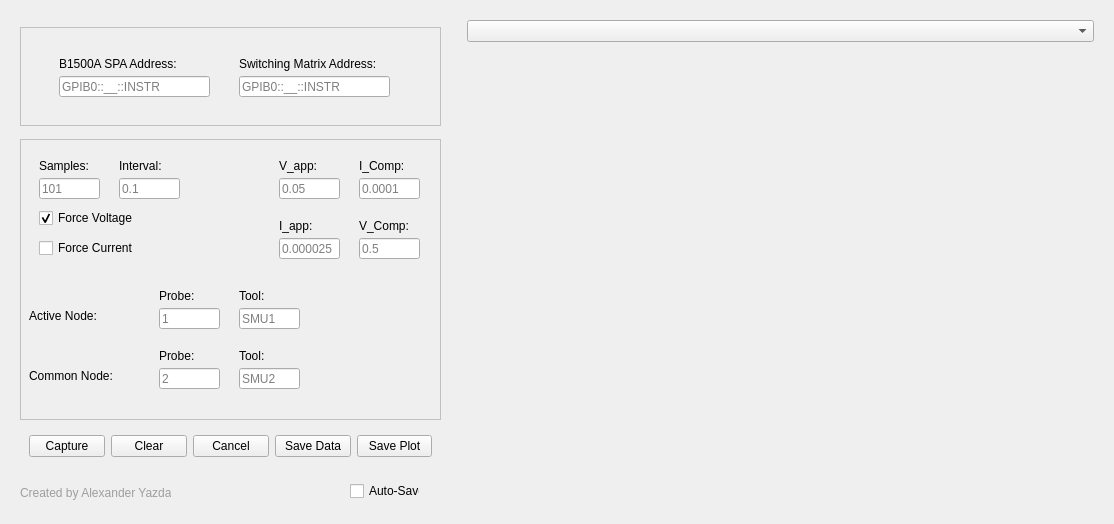
<?xml version="1.0" encoding="UTF-8"?>
<ui version="4.0">
 <class>Form</class>
 <widget class="QWidget" name="Form">
  <property name="geometry">
   <rect>
    <x>0</x>
    <y>0</y>
    <width>1114</width>
    <height>524</height>
   </rect>
  </property>
  <property name="windowTitle">
   <string>Form</string>
  </property>
  <layout class="QHBoxLayout" name="horizontalLayout_3">
   <item>
    <widget class="QWidget" name="widget_3" native="true">
     <property name="minimumSize">
      <size>
       <width>441</width>
       <height>501</height>
      </size>
     </property>
     <property name="maximumSize">
      <size>
       <width>441</width>
       <height>16777215</height>
      </size>
     </property>
     <layout class="QVBoxLayout" name="verticalLayout">
      <item>
       <spacer name="verticalSpacer_4">
        <property name="orientation">
         <enum>Qt::Vertical</enum>
        </property>
        <property name="sizeHint" stdset="0">
         <size>
          <width>20</width>
          <height>40</height>
         </size>
        </property>
       </spacer>
      </item>
      <item>
       <widget class="QWidget" name="widget_6" native="true">
        <property name="minimumSize">
         <size>
          <width>421</width>
          <height>99</height>
         </size>
        </property>
        <property name="maximumSize">
         <size>
          <width>421</width>
          <height>16777215</height>
         </size>
        </property>
        <property name="styleSheet">
         <string notr="true">#widget_6{
	border: 1px  solid #C0C0C0;
}</string>
        </property>
        <layout class="QHBoxLayout" name="horizontalLayout_4">
         <item>
          <widget class="QWidget" name="widget" native="true">
           <property name="minimumSize">
            <size>
             <width>401</width>
             <height>81</height>
            </size>
           </property>
           <widget class="QLabel" name="label_2">
            <property name="geometry">
             <rect>
              <x>210</x>
              <y>20</y>
              <width>161</width>
              <height>16</height>
             </rect>
            </property>
            <property name="text">
             <string>Switching Matrix Address:</string>
            </property>
           </widget>
           <widget class="QLineEdit" name="Switching_Matrix_Address">
            <property name="geometry">
             <rect>
              <x>210</x>
              <y>40</y>
              <width>151</width>
              <height>21</height>
             </rect>
            </property>
            <property name="placeholderText">
             <string>GPIB0::__::INSTR</string>
            </property>
           </widget>
           <widget class="QLabel" name="label">
            <property name="geometry">
             <rect>
              <x>30</x>
              <y>20</y>
              <width>141</width>
              <height>16</height>
             </rect>
            </property>
            <property name="text">
             <string>B1500A SPA Address:</string>
            </property>
           </widget>
           <widget class="QLineEdit" name="B1500A_address">
            <property name="geometry">
             <rect>
              <x>30</x>
              <y>40</y>
              <width>151</width>
              <height>21</height>
             </rect>
            </property>
            <property name="text">
             <string/>
            </property>
            <property name="placeholderText">
             <string>GPIB0::__::INSTR</string>
            </property>
           </widget>
          </widget>
         </item>
        </layout>
       </widget>
      </item>
      <item>
       <spacer name="verticalSpacer">
        <property name="orientation">
         <enum>Qt::Vertical</enum>
        </property>
        <property name="sizeHint" stdset="0">
         <size>
          <width>20</width>
          <height>40</height>
         </size>
        </property>
       </spacer>
      </item>
      <item>
       <widget class="QWidget" name="widget_5" native="true">
        <property name="minimumSize">
         <size>
          <width>421</width>
          <height>281</height>
         </size>
        </property>
        <property name="maximumSize">
         <size>
          <width>421</width>
          <height>281</height>
         </size>
        </property>
        <property name="styleSheet">
         <string notr="true">#widget_5
{
	border: 1px  solid #C0C0C0;
}</string>
        </property>
        <layout class="QHBoxLayout" name="horizontalLayout_2">
         <item>
          <widget class="QWidget" name="widget_2" native="true">
           <property name="minimumSize">
            <size>
             <width>401</width>
             <height>281</height>
            </size>
           </property>
           <widget class="QLabel" name="label_3">
            <property name="geometry">
             <rect>
              <x>10</x>
              <y>10</y>
              <width>60</width>
              <height>16</height>
             </rect>
            </property>
            <property name="text">
             <string>Samples:</string>
            </property>
           </widget>
           <widget class="QLineEdit" name="samples_entry">
            <property name="geometry">
             <rect>
              <x>10</x>
              <y>30</y>
              <width>61</width>
              <height>21</height>
             </rect>
            </property>
            <property name="placeholderText">
             <string>101</string>
            </property>
           </widget>
           <widget class="QLineEdit" name="interval_entry">
            <property name="geometry">
             <rect>
              <x>90</x>
              <y>30</y>
              <width>61</width>
              <height>21</height>
             </rect>
            </property>
            <property name="placeholderText">
             <string>0.1</string>
            </property>
           </widget>
           <widget class="QLineEdit" name="I_comp_entry">
            <property name="geometry">
             <rect>
              <x>330</x>
              <y>30</y>
              <width>61</width>
              <height>21</height>
             </rect>
            </property>
            <property name="placeholderText">
             <string>0.0001</string>
            </property>
           </widget>
           <widget class="QLineEdit" name="v_app_entry">
            <property name="geometry">
             <rect>
              <x>250</x>
              <y>30</y>
              <width>61</width>
              <height>21</height>
             </rect>
            </property>
            <property name="placeholderText">
             <string>0.05</string>
            </property>
           </widget>
           <widget class="QLabel" name="label_4">
            <property name="geometry">
             <rect>
              <x>90</x>
              <y>10</y>
              <width>60</width>
              <height>16</height>
             </rect>
            </property>
            <property name="text">
             <string>Interval:</string>
            </property>
           </widget>
           <widget class="QLabel" name="label_5">
            <property name="geometry">
             <rect>
              <x>250</x>
              <y>10</y>
              <width>60</width>
              <height>16</height>
             </rect>
            </property>
            <property name="text">
             <string>V_app:</string>
            </property>
           </widget>
           <widget class="QLabel" name="label_6">
            <property name="geometry">
             <rect>
              <x>330</x>
              <y>10</y>
              <width>60</width>
              <height>16</height>
             </rect>
            </property>
            <property name="text">
             <string>I_Comp:</string>
            </property>
           </widget>
           <widget class="QLineEdit" name="probe_active_entry">
            <property name="geometry">
             <rect>
              <x>130</x>
              <y>160</y>
              <width>61</width>
              <height>21</height>
             </rect>
            </property>
            <property name="placeholderText">
             <string>1</string>
            </property>
           </widget>
           <widget class="QLineEdit" name="tool_active_entry">
            <property name="geometry">
             <rect>
              <x>210</x>
              <y>160</y>
              <width>61</width>
              <height>21</height>
             </rect>
            </property>
            <property name="placeholderText">
             <string>SMU1</string>
            </property>
           </widget>
           <widget class="QLabel" name="label_10">
            <property name="geometry">
             <rect>
              <x>130</x>
              <y>140</y>
              <width>60</width>
              <height>16</height>
             </rect>
            </property>
            <property name="text">
             <string>Probe:</string>
            </property>
           </widget>
           <widget class="QLabel" name="label_12">
            <property name="geometry">
             <rect>
              <x>210</x>
              <y>140</y>
              <width>60</width>
              <height>16</height>
             </rect>
            </property>
            <property name="text">
             <string>Tool:</string>
            </property>
           </widget>
           <widget class="QLineEdit" name="tool_common_entry">
            <property name="geometry">
             <rect>
              <x>210</x>
              <y>220</y>
              <width>61</width>
              <height>21</height>
             </rect>
            </property>
            <property name="placeholderText">
             <string>SMU2</string>
            </property>
           </widget>
           <widget class="QLabel" name="label_13">
            <property name="geometry">
             <rect>
              <x>130</x>
              <y>200</y>
              <width>60</width>
              <height>16</height>
             </rect>
            </property>
            <property name="text">
             <string>Probe:</string>
            </property>
           </widget>
           <widget class="QLineEdit" name="probe_common_entry">
            <property name="geometry">
             <rect>
              <x>130</x>
              <y>220</y>
              <width>61</width>
              <height>21</height>
             </rect>
            </property>
            <property name="placeholderText">
             <string>2</string>
            </property>
           </widget>
           <widget class="QLabel" name="label_16">
            <property name="geometry">
             <rect>
              <x>210</x>
              <y>200</y>
              <width>60</width>
              <height>16</height>
             </rect>
            </property>
            <property name="text">
             <string>Tool:</string>
            </property>
           </widget>
           <widget class="QLabel" name="label_8">
            <property name="geometry">
             <rect>
              <x>0</x>
              <y>160</y>
              <width>81</width>
              <height>16</height>
             </rect>
            </property>
            <property name="text">
             <string>Active Node:</string>
            </property>
           </widget>
           <widget class="QLabel" name="label_9">
            <property name="geometry">
             <rect>
              <x>0</x>
              <y>220</y>
              <width>101</width>
              <height>16</height>
             </rect>
            </property>
            <property name="text">
             <string>Common Node:</string>
            </property>
           </widget>
           <widget class="QLineEdit" name="V_comp_entry">
            <property name="geometry">
             <rect>
              <x>330</x>
              <y>90</y>
              <width>61</width>
              <height>21</height>
             </rect>
            </property>
            <property name="placeholderText">
             <string>0.5</string>
            </property>
           </widget>
           <widget class="QLineEdit" name="i_app_entry">
            <property name="geometry">
             <rect>
              <x>250</x>
              <y>90</y>
              <width>61</width>
              <height>21</height>
             </rect>
            </property>
            <property name="placeholderText">
             <string>0.000025</string>
            </property>
           </widget>
           <widget class="QLabel" name="label20">
            <property name="geometry">
             <rect>
              <x>250</x>
              <y>70</y>
              <width>60</width>
              <height>16</height>
             </rect>
            </property>
            <property name="text">
             <string>I_app:</string>
            </property>
           </widget>
           <widget class="QLabel" name="label_15">
            <property name="geometry">
             <rect>
              <x>330</x>
              <y>70</y>
              <width>60</width>
              <height>16</height>
             </rect>
            </property>
            <property name="text">
             <string>V_Comp:</string>
            </property>
           </widget>
           <widget class="QCheckBox" name="checkBox">
            <property name="geometry">
             <rect>
              <x>10</x>
              <y>60</y>
              <width>101</width>
              <height>20</height>
             </rect>
            </property>
            <property name="text">
             <string>Force Voltage</string>
            </property>
            <property name="checked">
             <bool>true</bool>
            </property>
            <property name="autoExclusive">
             <bool>true</bool>
            </property>
           </widget>
           <widget class="QCheckBox" name="checkBox_2">
            <property name="geometry">
             <rect>
              <x>10</x>
              <y>90</y>
              <width>101</width>
              <height>20</height>
             </rect>
            </property>
            <property name="text">
             <string>Force Current</string>
            </property>
            <property name="autoExclusive">
             <bool>true</bool>
            </property>
           </widget>
          </widget>
         </item>
        </layout>
       </widget>
      </item>
      <item>
       <spacer name="verticalSpacer_2">
        <property name="orientation">
         <enum>Qt::Vertical</enum>
        </property>
        <property name="sizeHint" stdset="0">
         <size>
          <width>20</width>
          <height>18</height>
         </size>
        </property>
       </spacer>
      </item>
      <item>
       <widget class="QWidget" name="widget_4" native="true">
        <property name="minimumSize">
         <size>
          <width>401</width>
          <height>41</height>
         </size>
        </property>
        <property name="maximumSize">
         <size>
          <width>421</width>
          <height>16777215</height>
         </size>
        </property>
        <layout class="QHBoxLayout" name="horizontalLayout">
         <item>
          <widget class="QPushButton" name="capture_button">
           <property name="text">
            <string>Capture</string>
           </property>
          </widget>
         </item>
         <item>
          <widget class="QPushButton" name="clear_button">
           <property name="text">
            <string>Clear</string>
           </property>
          </widget>
         </item>
         <item>
          <widget class="QPushButton" name="cancel_button">
           <property name="text">
            <string>Cancel</string>
           </property>
          </widget>
         </item>
         <item>
          <widget class="QPushButton" name="save_data_button">
           <property name="text">
            <string>Save Data</string>
           </property>
          </widget>
         </item>
         <item>
          <widget class="QPushButton" name="save_button">
           <property name="text">
            <string>Save Plot</string>
           </property>
          </widget>
         </item>
        </layout>
       </widget>
      </item>
      <item>
       <spacer name="verticalSpacer_3">
        <property name="orientation">
         <enum>Qt::Vertical</enum>
        </property>
        <property name="sizeHint" stdset="0">
         <size>
          <width>20</width>
          <height>0</height>
         </size>
        </property>
       </spacer>
      </item>
      <item>
       <widget class="QWidget" name="widget_7" native="true">
        <property name="minimumSize">
         <size>
          <width>411</width>
          <height>31</height>
         </size>
        </property>
        <widget class="QLabel" name="name_label">
         <property name="geometry">
          <rect>
           <x>0</x>
           <y>10</y>
           <width>151</width>
           <height>20</height>
          </rect>
         </property>
         <property name="styleSheet">
          <string notr="true">font: 75 8pt &quot;Myanmar Text&quot;;
color: rgb(158, 158, 158);
</string>
         </property>
         <property name="text">
          <string>Created by Alexander Yazdani</string>
         </property>
        </widget>
        <widget class="QCheckBox" name="save_checkBox">
         <property name="geometry">
          <rect>
           <x>330</x>
           <y>8</y>
           <width>70</width>
           <height>20</height>
          </rect>
         </property>
         <property name="text">
          <string>Auto-Save</string>
         </property>
        </widget>
       </widget>
      </item>
     </layout>
    </widget>
   </item>
   <item>
    <widget class="QWidget" name="Plot_Widget" native="true">
     <property name="minimumSize">
      <size>
       <width>639</width>
       <height>501</height>
      </size>
     </property>
     <property name="styleSheet">
      <string notr="true"/>
     </property>
     <layout class="QGridLayout" name="gridLayout">
      <item row="0" column="0">
       <widget class="QComboBox" name="comboBox">
        <property name="currentText">
         <string/>
        </property>
       </widget>
      </item>
      <item row="1" column="0">
       <widget class="QStackedWidget" name="stackedWidget">
        <widget class="QWidget" name="voltage_page"/>
        <widget class="QWidget" name="current_page"/>
        <widget class="QWidget" name="resistance_page"/>
       </widget>
      </item>
     </layout>
    </widget>
   </item>
  </layout>
 </widget>
 <resources/>
 <connections/>
</ui>
